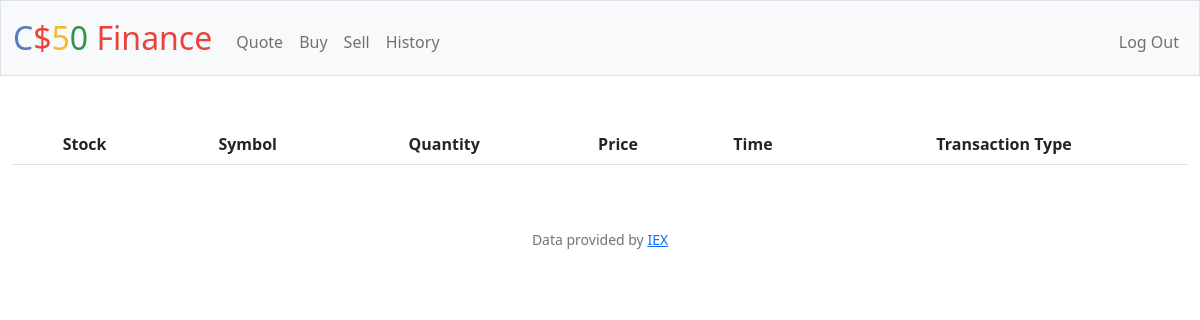
The app's page /history (signed in), older data.
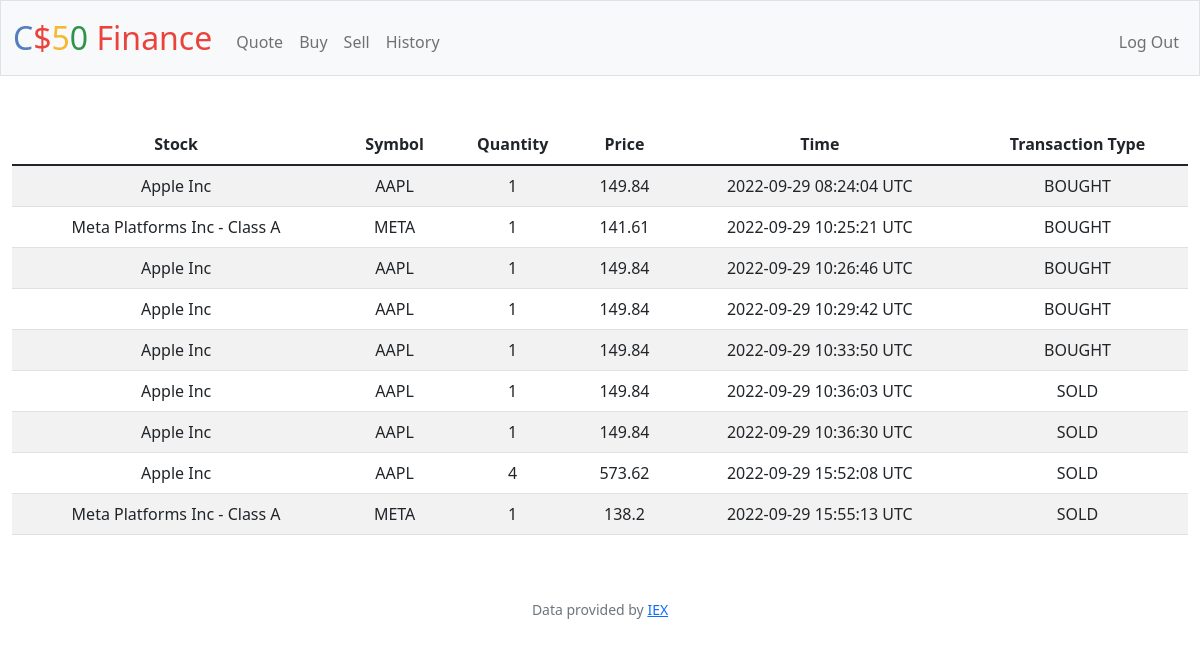
The same page, newer data.
### tables this page shows
CREATE TABLE stocks_history (id INTEGER PRIMARY KEY AUTOINCREMENT NOT NULL, stock_name TEXT NOT NULL, stock_count INTEGER NOT NULL, time TEXT NOT NULL, user_id INT, stock_symbol TEXT NOT NULL, price INTEGER NOT NULL, transaction_type TEXT NOT NULL, FOREIGN KEY(user_id) REFERENCES users(id));

### app.py (the view)
@app.route("/history")
@login_required
def history():
    stock_history = db.execute(
        "SELECT stock_name, stock_count, time, stock_symbol, price, transaction_type FROM stocks_history WHERE user_id = ?", session["user_id"])
    return render_template("history.html", stock_history=stock_history)

### app.py (called while the page is built)
@app.after_request
def after_request(response):
    response.headers["Cache-Control"] = "no-cache, no-store, must-revalidate"
    response.headers["Expires"] = 0
    response.headers["Pragma"] = "no-cache"
    return response

### helpers.py (called while the page is built)
def login_required(f):
    @wraps(f)
    def decorated_function(*args, **kwargs):
        if session.get("user_id") is None:
            return redirect("/login")
        return f(*args, **kwargs)
    return decorated_function

### templates/history.html (shortened to what this page needs)
{% extends "layout.html" %}
{% block main %}
        <div class="mb-3">
            <table class="table table-striped table-hover">
                <thead>
                    <tr>
                        <th>Stock</th>
                        <th>Symbol</th>
                        <th>Quantity</th>
                        <th>Price</th>
                        <th>Time</th>
                        <th>Transaction Type</th>
                    </tr>
                </thead>
                {% for stock in stock_history %}
                <tr>
                    <td>{{stock.stock_name}}</td>
                    <td>{{stock.stock_symbol}}</td>
                    <td>{{stock.stock_count}}</td>
                    <td>{{stock.price}}</td>
                    <td>{{stock.time}} UTC</td>
                    <td>{{stock.transaction_type}}</td>
                </tr>
                {% endfor %}
            </table>
        </div>
{% endblock %}

### templates/layout.html (shortened to what this page needs)
<!DOCTYPE html>
<html lang="en">
    <head>
        <link href="https://cdn.jsdelivr.net/npm/bootstrap@5.1.3/dist/css/bootstrap.min.css" rel="stylesheet">
        <link href="/static/styles.css" rel="stylesheet">
    </head>
    <body>
        <nav class="bg-light border navbar navbar-expand-md navbar-light">
            <div class="container-fluid">
                <a class="navbar-brand" href="/"><span class="blue">C</span><span class="red">$</span><span class="yellow">5</span><span class="green">0</span> <span class="red">Finance</span></a>
                <div class="collapse navbar-collapse" id="navbar">
                    {% if session["user_id"] %}
                        <ul class="navbar-nav me-auto mt-2">
                            <li class="nav-item"><a class="nav-link" href="/quote">Quote</a></li>
                            <li class="nav-item"><a class="nav-link" href="/buy">Buy</a></li>
                            <li class="nav-item"><a class="nav-link" href="/sell">Sell</a></li>
                            <li class="nav-item"><a class="nav-link" href="/history">History</a></li>
                        </ul>
                        <ul class="navbar-nav ms-auto mt-2">
                            <li class="nav-item"><a class="nav-link" href="/logout">Log Out</a></li>
                        </ul>
                    {% else %}
                        <ul class="navbar-nav ms-auto mt-2">
                            <li class="nav-item"><a class="nav-link" href="/register">Register</a></li>
                            <li class="nav-item"><a class="nav-link" href="/login">Log In</a></li>
                        </ul>
                    {% endif %}
                </div>
            </div>
        </nav>
        <main class="container-fluid py-5 text-center">
            {% block main %}{% endblock %}
        </main>
        <footer class="mb-5 small text-center text-muted">
            Data provided by <a href="https://iexcloud.io/">IEX</a>
        </footer>
    </body>
</html>

### static/styles.css (style rules this page uses)
nav .navbar-brand { font-size: xx-large; }
nav .navbar-brand .blue { color: #537fbe; }
nav .navbar-brand .red { color: #ea433b; }
nav .navbar-brand .yellow { color: #f5b82e; }
nav .navbar-brand .green { color: #2e944b; }

Row changes from the older to the newer data that the page shows:
added stocks_history: stock_name "Apple Inc", stock_symbol "AAPL", stock_count "1", price "149.84", time "2022-09-29 08:24:04", transaction_type "BOUGHT"
added stocks_history: stock_name "Meta Platforms Inc - Class A", stock_symbol "META", stock_count "1", price "141.61", time "2022-09-29 10:25:21", transaction_type "BOUGHT"
added stocks_history: stock_name "Apple Inc", stock_symbol "AAPL", stock_count "1", price "149.84", time "2022-09-29 10:26:46", transaction_type "BOUGHT"
added stocks_history: stock_name "Apple Inc", stock_symbol "AAPL", stock_count "1", price "149.84", time "2022-09-29 10:29:42", transaction_type "BOUGHT"
added stocks_history: stock_name "Apple Inc", stock_symbol "AAPL", stock_count "1", price "149.84", time "2022-09-29 10:33:50", transaction_type "BOUGHT"
added stocks_history: stock_name "Apple Inc", stock_symbol "AAPL", stock_count "1", price "149.84", time "2022-09-29 10:36:03", transaction_type "SOLD"
added stocks_history: stock_name "Apple Inc", stock_symbol "AAPL", stock_count "1", price "149.84", time "2022-09-29 10:36:30", transaction_type "SOLD"
added stocks_history: stock_name "Apple Inc", stock_symbol "AAPL", stock_count "4", price "573.62", time "2022-09-29 15:52:08", transaction_type "SOLD"
added stocks_history: stock_name "Meta Platforms Inc - Class A", stock_symbol "META", stock_count "1", price "138.2", time "2022-09-29 15:55:13", transaction_type "SOLD"
